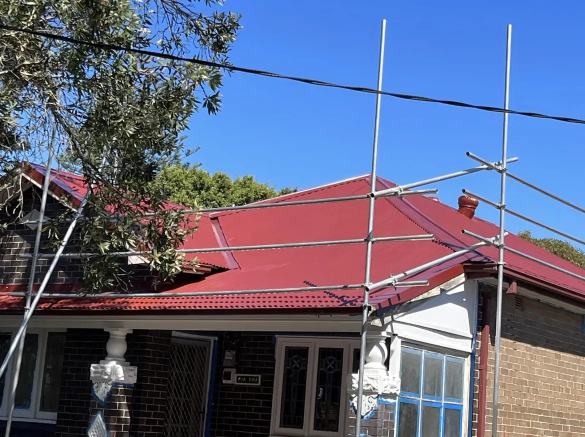
#> input picture assets/img/botany-1-1170.webp, 1170 x 874 px (shown at 1/2 size)
$ python -i images.py   (imports and definitions only)
#> lines starting #> are read from the running program, lines starting #| are printed output that depends on the picture
#> further down, picture is the input picture: PIL image 1170x874 RGB; mean R, G, B 97.1, 102.8, 130.2
"""Optimise Roof Centre's original project photos for the static site.

Reads originals from the WordPress backup (read-only) and writes resized,
metadata-free WebP files to website/assets/img/. Re-run after adding photos:

    python tools/images.py
"""
from pathlib import Path
import json
from PIL import Image, ImageOps, ImageStat

ROOT = Path(__file__).resolve().parent.parent
_BACKUPS = sorted((ROOT / "reference" / "extracted").glob("backup-*"))
# [4 lines not run here, left out]
# [1 line that did not run here, left out]
OUT = ROOT / "website" / "assets" / "img"
MANIFEST = ROOT / "tools" / "image-manifest.json"

WIDTHS = [480, 800, 1200]
HERO_WIDTHS = [800, 1200, 1800, 2400]

# key: (source path, alt text, category, hero?)
# Categories drive the project gallery filter.
PHOTOS = {
    # Hero / feature images
    "colorbond-reroof-progress": ("2024/03/IMG_7771.jpg", "New white Colorbond roof sheets being installed over fresh battens", "replacement", True),
    "colorbond-ridge-solar": ("2024/02/IMG_7746.jpg", "Finished Colorbond roof with ridge capping and solar panels", "colorbond", True),
    "metal-roof-escarpment": ("2021/05/26.png", "Completed metal roof with the escarpment in the background", "colorbond", False),
    "chimney-tile-roof": ("2021/05/roof-2.jpg", "Terracotta tile roof and chimney flashing after repairs", "repair", True),
    "tarp-make-safe": ("2021/05/roof.jpg", "Temporary protection installed inside a roof cavity", "emergency", True),
    "cottage-reroof-complete": ("2024/03/IMG_7902.jpg", "Weatherboard cottage with its new white metal roof", "replacement", True),
    "cottage-reroof-gutter": ("2024/03/IMG_7901.jpg", "Roofer fitting guttering on a weatherboard cottage re-roof", "replacement", True),
    "cottage-battens": ("2024/03/IMG_7704.jpg", "Metal roof sheet laid over new battens on a cottage re-roof", "replacement", True),
    "cottage-valley": ("2024/03/IMG_7709.jpg", "New metal roof valley being formed on a cottage re-roof", "replacement", True),
    "cottage-strip": ("2024/03/IMG_7769.jpg", "Old tiles stripped back to the timber frame before re-roofing", "replacement", True),
    "cottage-before": ("2024/03/IMG_7675.jpg", "Weatherboard cottage before the old roof was replaced", "replacement", True),
    "cottage-sheets": ("2024/03/IMG_7768.jpg", "New roof sheets going on beside the old tiled section", "replacement", True),
    "cottage-tarp": ("2024/03/IMG_7750.jpg", "Partly re-roofed house with tarps protecting the open section", "replacement", True),
    "cottage-rear": ("2024/03/IMG_7780.jpg", "Rear of a weatherboard cottage with its new metal roof", "replacement", True),
    "cottage-valley-2": ("2024/03/IMG_7770.jpg", "Roof frame opened up while new metal sheets are installed", "replacement", True),
    "cottage-ridge": ("2024/03/IMG_7778.jpg", "Ridge and hip capping on a new white metal roof", "replacement", False),
    "cottage-sheet-edge": ("2024/03/IMG_7692.jpg", "Edge of a new corrugated roof sheet over the old frame", "replacement", False),
    # Chipping Norton roof replacement (as captioned on the original site)
    "cn-1": ("2024/02/IMG_7739.jpg", "Chipping Norton roof replacement: new ridge capping", "replacement", False),
    "cn-2": ("2024/02/IMG_7740.jpg", "Chipping Norton roof replacement: finished Colorbond roof", "replacement", False),
    "cn-3": ("2024/02/IMG_7741.jpg", "Chipping Norton roof replacement: roof valley detail", "replacement", False),
    "cn-4": ("2024/02/IMG_7742.jpg", "Chipping Norton roof replacement: ridge line and vent", "replacement", False),
    "cn-5": ("2024/02/IMG_7743.jpg", "Chipping Norton roof replacement: hip and valley", "replacement", False),
    "cn-6": ("2024/02/IMG_7744.jpg", "Ridge capping on a newly re-roofed home", "replacement", False),
    "cn-7": ("2024/02/IMG_7745.jpg", "Corrugated metal roof with new ridge vent", "replacement", False),
    # Botany roof repair (as captioned on the original site)
    "botany-1": ("2024/02/IMG_7761.jpg", "Botany roof repair: red metal roof under scaffolding", "repair", False),
    "botany-2": ("2024/02/IMG_7762.jpg", "Botany roof repair: new red metal roof sheets", "repair", False),
    "botany-3": ("2024/02/IMG_7763.jpg", "Botany roof repair: valley and flashing detail", "repair", False),
    "botany-4": ("2024/02/IMG_7764.jpg", "Botany roof repair: completed roof section", "repair", False),
    "botany-5": ("2024/02/IMG_7765.jpg", "Botany roof repair: old roof stripped to the battens", "repair", False),
    "botany-6": ("2024/02/IMG_7766.jpg", "Botany roof repair: weathered tiles before work", "repair", False),
    "botany-7": ("2024/02/IMG_7767.jpg", "Botany roof repair: roof frame exposed during works", "repair", False),
    # Repairs and restoration
    "tile-patch": ("2021/05/3.png", "Cracked roof tile with a temporary patch", "repair", False),
    "broken-valley": ("2021/05/35.png", "Broken tiles and a deteriorated valley before repair", "repair", False),
    "repair-red-tile": ("2021/05/41.png", "Roofer working on a red tile roof", "repair", False),
    "repair-tile-crew": ("2021/05/58.png", "Roofer working on a two-storey tile roof", "repair", False),
    "repair-tile-street": ("2021/05/47.png", "Roofer on a terracotta tile roof", "repair", False),
    "tile-valley-repair": ("2021/06/p4.png", "Tile roof valley opened up for repair", "repair", False),
    "tile-roof-valley": ("2021/06/p3.png", "Concrete tile roof valley after repair", "repair", False),
    "skylight-flashing": ("2021/06/p5.png", "Skylight shaft and flashing in a tile roof", "flashing", False),
    "restored-terracotta": ("2021/06/roofing.png", "Restored terracotta tile roof", "restoration", False),
    "restored-dark-tile": ("2021/06/roofing1.png", "Home with a restored dark tile roof", "restoration", False),
    "tile-to-metal": ("2021/05/49.png", "Tile roof being converted to metal roofing", "replacement", False),
    "tile-to-metal-2": ("2021/05/51.png", "New metal roof sheets beside old roof tiles", "replacement", False),
    "tile-to-metal-3": ("2021/05/55.png", "Metal sheeting going on alongside a tile roof", "replacement", False),
    "tile-to-metal-4": ("2021/05/56.png", "Join between new metal roofing and old tiles", "replacement", False),
    "tile-strip": ("2021/05/50.png", "Roofer stripping old tiles from a roof", "replacement", False),
    "frame-exposed": ("2021/06/RR5-min.png", "Roof frame exposed after the old roof was removed", "replacement", False),
    "frame-exposed-2": ("2021/05/c6c1cacb-0398-4ff8-bb88-0d02fbe2ab32.jpg", "Roof stripped back to the rafters", "replacement", False),
    "frame-blue": ("2021/06/RR3-min.png", "Roof frame with new sarking ready for sheeting", "replacement", False),
    "storm-damage": ("2021/06/RR-min.png", "Storm-damaged corrugated roof before replacement", "replacement", False),
    "old-tile-damage": ("2021/06/RR2-min.png", "Damaged tile roof before replacement", "replacement", False),
    "crew-commercial": ("2021/06/RR7.png", "Roofing crew working on a commercial roof", "replacement", False),
    "metal-roof-white": ("2021/06/RR6.png", "New metal roof over a rear extension", "colorbond", False),
    "polycarbonate": ("2021/05/46.png", "Clear roof sheeting beside a tile roof", "repair", False),
    # Colorbond
    "cb-1": ("2021/06/cr.png", "Colorbond roof sheets on a residential re-roof", "colorbond", False),
    "cb-2": ("2021/06/cr1.png", "Colorbond roof sheets ready for fixing", "colorbond", False),
    "cb-3": ("2021/06/cr2.png", "New home with a dark Colorbond roof", "colorbond", False),
    "cb-4": ("2021/06/cr3.png", "Long run of new Colorbond roofing", "colorbond", False),
    "cb-5": ("2021/06/cr4.png", "Colorbond roofing on a new build", "colorbond", False),
    "cb-6": ("2021/06/cr5.png", "Chimney flashing on a Colorbond roof", "colorbond", False),
    "cb-7": ("2021/06/cr6-min.png", "Colorbond sheet being fixed into place", "colorbond", False),
    "cb-8": ("2021/06/cr7.png", "Colorbond roof edge and gutter", "colorbond", False),
    "cb-9": ("2021/06/cr9-min.png", "Colorbond roof overlooking a pool", "colorbond", False),
    "cb-10": ("2021/05/17.png", "Brick home with a new dark Colorbond roof", "colorbond", False),
    "cb-11": ("2021/05/23.png", "Finished Colorbond roof on a brick home", "colorbond", False),
    "cb-12": ("2021/05/21.png", "Corrugated Colorbond roof sheets", "colorbond", False),
    "cb-13": ("2021/05/25.png", "Colorbond roof surface", "colorbond", False),
    "cb-14": ("2021/05/27.png", "Colorbond roof on a modern home", "colorbond", False),
    "cb-15": ("2021/05/31.png", "Street view of a home with a Colorbond roof", "colorbond", False),
    "cb-16": ("2021/05/19.png", "Row of homes with new metal roofs", "colorbond", False),
    "cb-interior-red": ("2021/05/18.png", "Red Colorbond hip roof inside a commercial building", "colorbond", False),
    "cb-interior-green": ("2021/05/28.png", "Colorbond hip roof inside a commercial building", "colorbond", False),
    "cb-interior-dark": ("2021/05/29.png", "Dark Colorbond hip roof inside a commercial building", "colorbond", False),
    # Gutters
    "gutter-1": ("2021/06/gdr.png", "Tradesman installing new guttering", "gutters", False),
    "gutter-2": ("2021/06/gdr2.png", "New gutter and fascia on a home", "gutters", False),
    "gutter-3": ("2021/06/gdr3-min.png", "Replaced gutters and downpipe", "gutters", False),
    "gutter-4": ("2021/06/gdr4.png", "Home with new gutters and downpipes", "gutters", False),
    "gutter-5": ("2021/06/gdr5.png", "New downpipe and gutter on a brick home", "gutters", False),
    "gutter-ladder": ("2021/05/40.png", "Roofer on a ladder working on a gutter", "gutters", False),
    "downpipe": ("2021/05/44.png", "Old gutter and downpipe before replacement", "gutters", False),
    # Emergency make safe
    "make-safe-1": ("2021/05/6.png", "Tarp secured over a damaged tile roof", "emergency", False),
    "make-safe-2": ("2021/05/11.png", "Tarp weighed down with sandbags on a roof", "emergency", False),
    "make-safe-3": ("2021/05/4.png", "Plastic sheeting protecting a damaged roof section", "emergency", False),
    "make-safe-4": ("2021/05/2.png", "Protective sheeting secured over a tiled roof", "emergency", False),
    "make-safe-5": ("2021/05/9.png", "Tarp over a roof secured with sandbags", "emergency", False),
    "make-safe-6": ("2021/05/0b9b6efc-a915-4e79-97e7-72df0c9f1cc8.jpg", "Temporary roof cover held down with weights", "emergency", False),
    # Flashings
    "flashing-1": ("2021/06/cvf.png", "New valley flashing between two roof sections", "flashing", False),
    "flashing-2": ("2021/06/cvf1-min.png", "Custom valley flashing in a tile roof", "flashing", False),
    "flashing-3": ("2021/06/cvf2-min.png", "Chimney flashing on a terracotta tile roof", "flashing", False),
    "flashing-4": ("2021/05/38.png", "Custom folded metal flashing", "flashing", False),
    "flashing-5": ("2021/05/59.png", "Roofer installing flashing against a brick wall", "flashing", False),
    "flashing-6": ("2021/05/60.png", "Roofer sealing flashing at a chimney", "flashing", False),
    "flashing-7": ("2021/05/62.png", "New valley iron being installed in a tile roof", "flashing", False),
    "flashing-8": ("2021/05/39.png", "Chimney and tile roof with new flashing", "flashing", False),
}


def trim_bars(im):
    """Crop the dark letterbox bars from phone screenshots."""
    g = im.convert("L")
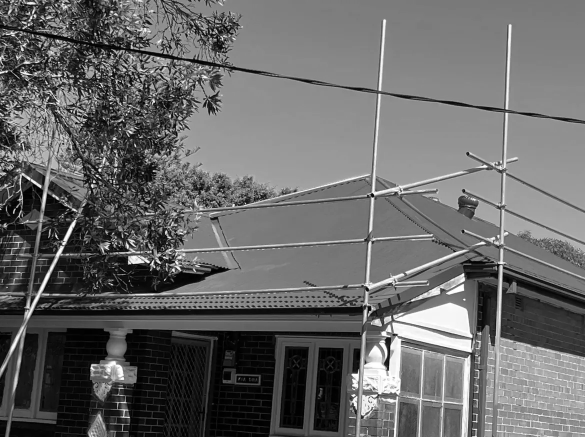
#> g: PIL image 1170x874 L (shown at 1/2 size); min 0, max 255, mean 104.2
    w, h = g.size
#> w = 1170; h = 874

    def dark(y):
        s = ImageStat.Stat(g.crop((0, y, w, y + 1)))
        return s.mean[0] < 48 and s.stddev[0] < 6

    top = 0
    while top < h // 3 and dark(top):
        top += 1
#> after the loop, top = 0
    bottom = h
#> bottom = 874
    while bottom > h * 2 // 3 and dark(bottom - 1):
        bottom -= 1
#> this loop made 0 passes
#> after the loop, bottom = 874
    if top > 4 or h - bottom > 4:
        return im.crop((0, top + 2 if top else 0, w, bottom - 2 if bottom < h else h))
    return im


# [63 lines left out: functions flatten, main, not called in this run]


# [2 lines not run here, left out]

>>> from PIL import Image
>>> picture = Image.open('../assets/img/botany-1-1170.webp')
>>> result = trim_bars(picture)

$ run again, on assets/img/botany-5-480.webp
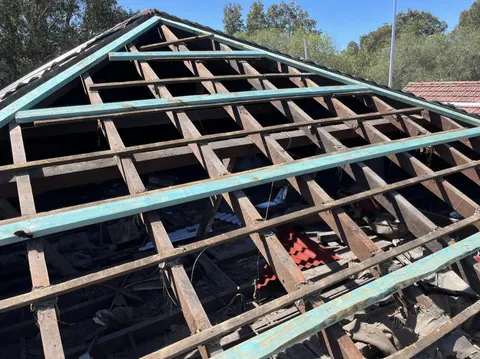
#> input picture assets/img/botany-5-480.webp, 480 x 359 px
#> picture is the input picture: PIL image 480x359 RGB; mean R, G, B 89.5, 91.5, 92.7
#> in trim_bars, `g = im.convert("L")`:
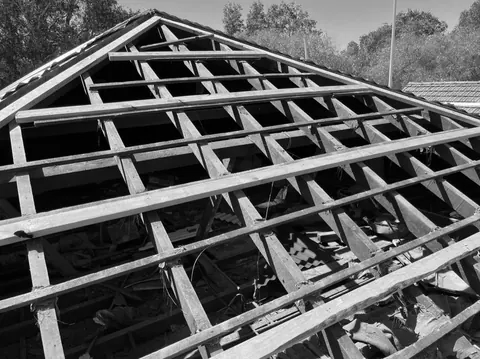
#> g: PIL image 480x359 L; min 0, max 255, mean 91
#> in trim_bars, `bottom = h`: bottom = 359

$ run again, on assets/img/botany-6-1170.webp
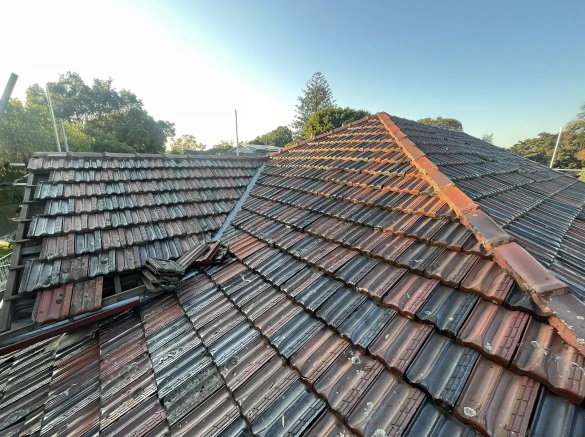
#> input picture assets/img/botany-6-1170.webp, 1170 x 874 px (shown at 1/2 size)
#> picture is the input picture: PIL image 1170x874 RGB; mean R, G, B 129.1, 134.6, 135.4
#> in trim_bars, `g = im.convert("L")`:
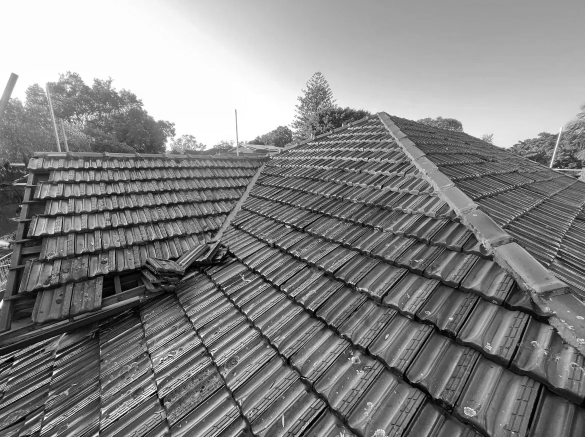
#> g: PIL image 1170x874 L (shown at 1/2 size); min 0, max 255, mean 133
#> in trim_bars, `bottom = h`: bottom = 874
